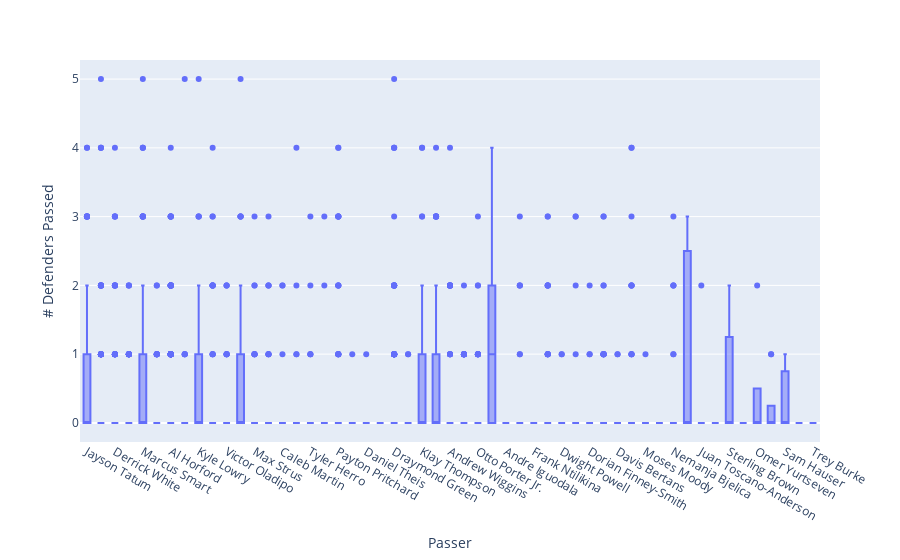

The notebook cell this image was saved under:
### Code cell
f2 = px.box(df, x='Passer', y='# Defenders Passed')
#fig.update_layout(width=1200, height=500) 
#plt.xticks(rotation=90)
f2.show()

### Figure 1 — Plotly figure (JSON) as saved in the notebook; plotly's stock layout.template omitted (floating-point values rounded to 4 significant figures; data arrays with more than 128 entries replaced by an {"elided": "..."} marker saying what was removed)
{"data": [{"alignmentgroup": "True", "hovertemplate": "Passer=%{x}<br># Defenders Passed=%{y}<extra></extra>", "legendgroup": "", "marker": {"color": "#636efa"}, "name": "", "notched": false, "offsetgroup": "", "orientation": "v", "showlegend": false, "type": "box", "x": {"elided": "3117 str values"}, "x0": " ", "xaxis": "x", "y": {"elided": "3117 int values"}, "y0": " ", "yaxis": "y"}], "layout": {"boxmode": "group", "legend": {"tracegroupgap": 0}, "margin": {"t": 60}, "xaxis": {"anchor": "y", "domain": [0, 1], "title": {"text": "Passer"}}, "yaxis": {"anchor": "x", "domain": [0, 1], "title": {"text": "# Defenders Passed"}}}}
